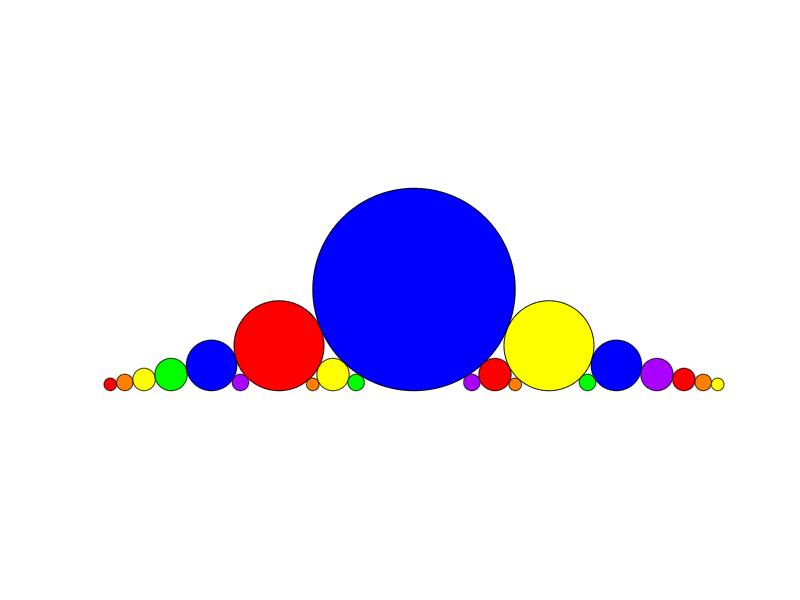
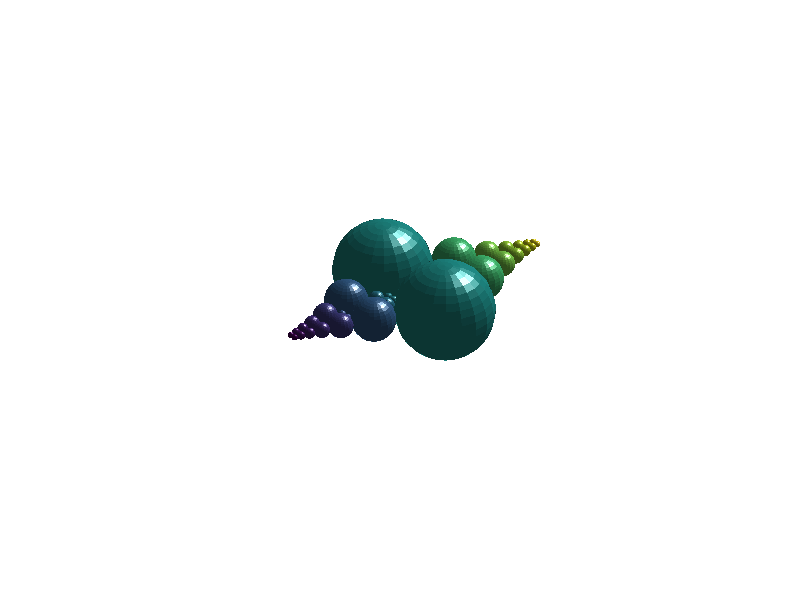

Recreate these plots in MATLAB, in order. (Note: this script raises an error after producing the figures.)
function ford

%%% Ford circles according the Farey series of order N
%%% Source: http://hypo.ge.ch/www/math/html/root.html
%%% Adapted by Didier Gonze
%%% Created: 5/1/2008
%%% Updated: 5/1/2008

clear;
clc;


%%% Parameters

n=8;               % number of iterations
style='allbuttwo'; % style = 'all' or 'allbutone' or 'allbuttwo' or 'half'
col=prism(256);    % col = prism(256)  - define colour

%%% Table of irreductible fractions whose the denominator does not exceed N 

fs=[];
for i=1:n
    for j=i+1:n
        if gcd(i,j)==1  % reduction test (greatest common divisor)
            fs=[fs; i j];
        end
    end
end

nbf=length(fs);

%%% Sorting of the fractions from the smaller to the larger

[i,j]=sort(fs(:,1)./fs(:,2));   

%%% Traitement des styles

switch style
    case 'all'
        fs=[0 1; fs(j,:); 1 1]';
    case 'allbutone'
        fs=[0 1; fs(j,:)]';
    case 'allbuttwo'
        fs=fs(j,:)';
    case 'half'
        fs=fs(j(1:round(nbf/2)),:)';
end

% ------------------------------------------------------------

%%% Figure (1) - circles 

figure(1);
h=plot(0,0);
hold on
delete(h)

%%% Reference circle

t=0:pi/100:2*pi;
ct=cos(t);
st=sin(t);

%%% Plot the circles centered at x=num/denom with radius=1/(2*denom^2).

nbc=length(fs);  % number of circles

for k=1:nbc
    i=fs(1,k);
    j=fs(2,k);
    cx=i/j;
    r=1/(2*j^2);
    cy=r;
    fill(r*ct+cx,r*st+cy,col(k,:))
end

axis equal
axis off
hold off

figure(gcf)


% ------------------------------------------------------------

%%% Figure (2) - spheres 

figure(2);
h=plot3(0,0,0);
hold on
delete(h)

%%% Reference sphere

reso=20;    % resolution
[x,y,z]=sphere(reso);

%%% Plot the spheres

C=ones(size(x));
nbs=length(fs);
f=linspace(0,1,nbs);

for k=1:nbs
    i=fs(1,k);
    j=fs(2,k);
    cx=i/j;
    r=1/(2*j^2);
    cy=r;
    surf(r*x+cx,r*y+cy,r*z,f(k)*C)
    surf(r*x+cx,r*y-cy,r*z,f(k)*C)
end

axis equal
axis off
hold off
shading interp
light
lighting phong
material shiny
view(45,45)
colormap(col)
figure(gcf)




